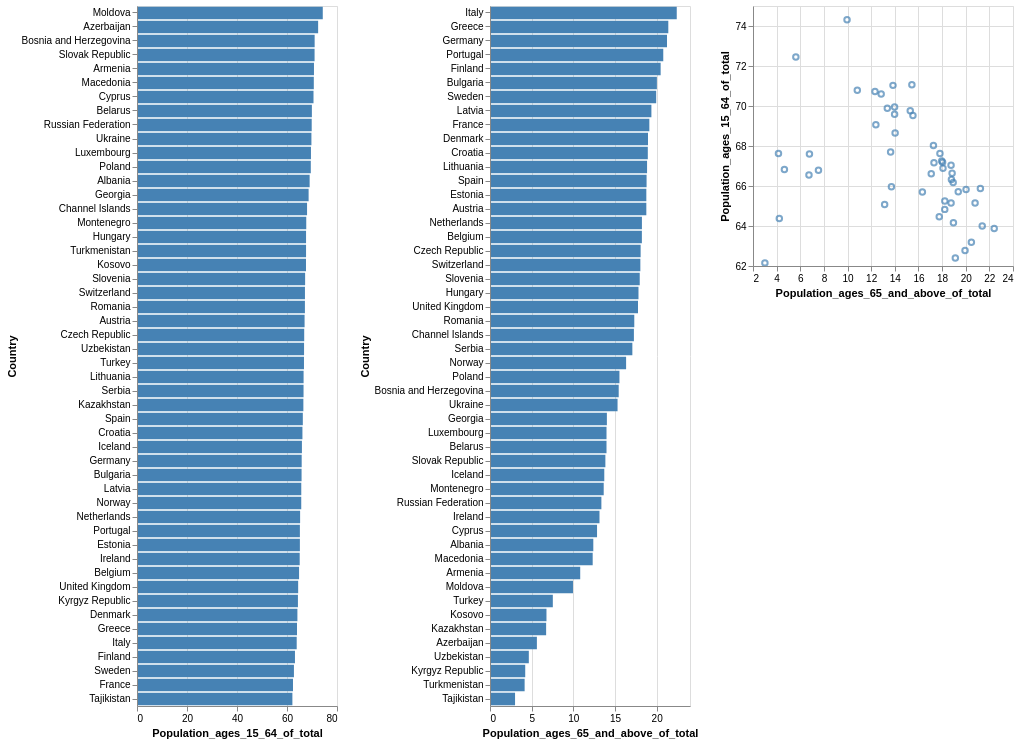

Vega-Lite specification for this chart:
### Vega specification from a JSON file in a GitHub repository (floating-point values rounded to 4 significant figures)
{"$schema": "https://vega.github.io/schema/vega/v5.json", "autosize": "pad", "padding": 5, "data": [{"name": "brush_store"}, {"name": "source_0", "values": [{"Code": "ALB", "Country": "Albania", "Population_ages_15_64_of_total": 69.06, "Population_ages_65_and_above_of_total": 12.4}, {"Code": "ARM", "Country": "Armenia", "Population_ages_15_64_of_total": 70.79, "Population_ages_65_and_above_of_total": 10.83}, {"Code": "AUT", "Country": "Austria", "Population_ages_15_64_of_total": 67.03, "Population_ages_65_and_above_of_total": 18.76}, {"Code": "AZE", "Country": "Azerbaijan", "Population_ages_15_64_of_total": 72.46, "Population_ages_65_and_above_of_total": 5.626}, {"Code": "BLR", "Country": "Belarus", "Population_ages_15_64_of_total": 69.95, "Population_ages_65_and_above_of_total": 13.98}, {"Code": "BEL", "Country": "Belgium", "Population_ages_15_64_of_total": 64.83, "Population_ages_65_and_above_of_total": 18.22}, {"Code": "BIH", "Country": "Bosnia and Herzegovina", "Population_ages_15_64_of_total": 71.06, "Population_ages_65_and_above_of_total": 15.44}, {"Code": "BGR", "Country": "Bulgaria", "Population_ages_15_64_of_total": 65.83, "Population_ages_65_and_above_of_total": 20.03}, {"Code": "CHI", "Country": "Channel Islands", "Population_ages_15_64_of_total": 68.02, "Population_ages_65_and_above_of_total": 17.27}, {"Code": "HRV", "Country": "Croatia", "Population_ages_15_64_of_total": 66.17, "Population_ages_65_and_above_of_total": 18.94}, {"Code": "CYP", "Country": "Cyprus", "Population_ages_15_64_of_total": 70.6, "Population_ages_65_and_above_of_total": 12.85}, {"Code": "CZE", "Country": "Czech Republic", "Population_ages_15_64_of_total": 66.88, "Population_ages_65_and_above_of_total": 18.08}, {"Code": "DNK", "Country": "Denmark", "Population_ages_15_64_of_total": 64.16, "Population_ages_65_and_above_of_total": 18.96}, {"Code": "EST", "Country": "Estonia", "Population_ages_15_64_of_total": 65.15, "Population_ages_65_and_above_of_total": 18.76}, {"Code": "FIN", "Country": "Finland", "Population_ages_15_64_of_total": 63.18, "Population_ages_65_and_above_of_total": 20.48}, {"Code": "FRA", "Country": "France", "Population_ages_15_64_of_total": 62.4, "Population_ages_65_and_above_of_total": 19.12}, {"Code": "GEO", "Country": "Georgia", "Population_ages_15_64_of_total": 68.65, "Population_ages_65_and_above_of_total": 14.03}, {"Code": "DEU", "Country": "Germany", "Population_ages_15_64_of_total": 65.87, "Population_ages_65_and_above_of_total": 21.24}, {"Code": "GRC", "Country": "Greece", "Population_ages_15_64_of_total": 64.0, "Population_ages_65_and_above_of_total": 21.4}, {"Code": "HUN", "Country": "Hungary", "Population_ages_15_64_of_total": 67.62, "Population_ages_65_and_above_of_total": 17.82}, {"Code": "ISL", "Country": "Iceland", "Population_ages_15_64_of_total": 65.97, "Population_ages_65_and_above_of_total": 13.71}, {"Code": "IRL", "Country": "Ireland", "Population_ages_15_64_of_total": 65.08, "Population_ages_65_and_above_of_total": 13.14}, {"Code": "ITA", "Country": "Italy", "Population_ages_15_64_of_total": 63.88, "Population_ages_65_and_above_of_total": 22.41}, {"Code": "KAZ", "Country": "Kazakhstan", "Population_ages_15_64_of_total": 66.55, "Population_ages_65_and_above_of_total": 6.736}, {"Code": "XKX", "Country": "Kosovo", "Population_ages_15_64_of_total": 67.6, "Population_ages_65_and_above_of_total": 6.776}, {"Code": "KGZ", "Country": "Kyrgyz Republic", "Population_ages_15_64_of_total": 64.37, "Population_ages_65_and_above_of_total": 4.227}, {"Code": "LVA", "Country": "Latvia", "Population_ages_15_64_of_total": 65.71, "Population_ages_65_and_above_of_total": 19.37}, {"Code": "LTU", "Country": "Lithuania", "Population_ages_15_64_of_total": 66.64, "Population_ages_65_and_above_of_total": 18.85}, {"Code": "LUX", "Country": "Luxembourg", "Population_ages_15_64_of_total": 69.58, "Population_ages_65_and_above_of_total": 13.98}, {"Code": "MDA", "Country": "Moldova", "Population_ages_15_64_of_total": 74.31, "Population_ages_65_and_above_of_total": 9.958}, {"Code": "MNE", "Country": "Montenegro", "Population_ages_15_64_of_total": 67.7, "Population_ages_65_and_above_of_total": 13.65}, {"Code": "NLD", "Country": "Netherlands", "Population_ages_15_64_of_total": 65.25, "Population_ages_65_and_above_of_total": 18.23}, {"Code": "NOR", "Country": "Norway", "Population_ages_15_64_of_total": 65.7, "Population_ages_65_and_above_of_total": 16.33}, {"Code": "POL", "Country": "Poland", "Population_ages_15_64_of_total": 69.52, "Population_ages_65_and_above_of_total": 15.53}, {"Code": "PRT", "Country": "Portugal", "Population_ages_15_64_of_total": 65.16, "Population_ages_65_and_above_of_total": 20.79}, {"Code": "ROU", "Country": "Romania", "Population_ages_15_64_of_total": 67.17, "Population_ages_65_and_above_of_total": 17.31}, {"Code": "RUS", "Country": "Russian Federation", "Population_ages_15_64_of_total": 69.88, "Population_ages_65_and_above_of_total": 13.37}, {"Code": "SRB", "Country": "Serbia", "Population_ages_15_64_of_total": 66.62, "Population_ages_65_and_above_of_total": 17.08}, {"Code": "SVK", "Country": "Slovak Republic", "Population_ages_15_64_of_total": 71.03, "Population_ages_65_and_above_of_total": 13.85}, {"Code": "SVN", "Country": "Slovenia", "Population_ages_15_64_of_total": 67.25, "Population_ages_65_and_above_of_total": 17.97}, {"Code": "ESP", "Country": "Spain", "Population_ages_15_64_of_total": 66.33, "Population_ages_65_and_above_of_total": 18.79}, {"Code": "SWE", "Country": "Sweden", "Population_ages_15_64_of_total": 62.77, "Population_ages_65_and_above_of_total": 19.94}, {"Code": "CHE", "Country": "Switzerland", "Population_ages_15_64_of_total": 67.18, "Population_ages_65_and_above_of_total": 18.04}, {"Code": "TJK", "Country": "Tajikistan", "Population_ages_15_64_of_total": 62.16, "Population_ages_65_and_above_of_total": 3.006}, {"Code": "TUR", "Country": "Turkey", "Population_ages_15_64_of_total": 66.79, "Population_ages_65_and_above_of_total": 7.539}, {"Code": "TKM", "Country": "Turkmenistan", "Population_ages_15_64_of_total": 67.62, "Population_ages_65_and_above_of_total": 4.155}, {"Code": "UKR", "Country": "Ukraine", "Population_ages_15_64_of_total": 69.77, "Population_ages_65_and_above_of_total": 15.31}, {"Code": "GBR", "Country": "United Kingdom", "Population_ages_15_64_of_total": 64.47, "Population_ages_65_and_above_of_total": 17.76}, {"Code": "UZB", "Country": "Uzbekistan", "Population_ages_15_64_of_total": 66.82, "Population_ages_65_and_above_of_total": 4.658}, {"Code": "MKD", "Country": "Macedonia", "Population_ages_15_64_of_total": 70.72, "Population_ages_65_and_above_of_total": 12.32}]}, {"name": "data_0", "source": "source_0", "transform": [{"type": "formula", "expr": "toNumber(datum[\"Population_ages_15_64_of_total\"])", "as": "Population_ages_15_64_of_total"}, {"type": "formula", "expr": "toNumber(datum[\"Population_ages_65_and_above_of_total\"])", "as": "Population_ages_65_and_above_of_total"}]}, {"name": "data_1", "source": "data_0", "transform": [{"type": "filter", "expr": "datum[\"Population_ages_15_64_of_total\"] !== null && !isNaN(datum[\"Population_ages_15_64_of_total\"])"}]}, {"name": "data_2", "source": "data_0", "transform": [{"type": "filter", "expr": "datum[\"Population_ages_65_and_above_of_total\"] !== null && !isNaN(datum[\"Population_ages_65_and_above_of_total\"])"}]}, {"name": "data_3", "source": "data_0", "transform": [{"type": "filter", "expr": "datum[\"Population_ages_15_64_of_total\"] !== null && !isNaN(datum[\"Population_ages_15_64_of_total\"]) && datum[\"Population_ages_65_and_above_of_total\"] !== null && !isNaN(datum[\"Population_ages_65_and_above_of_total\"])"}]}], "signals": [{"name": "concat_0_width", "value": 200}, {"name": "concat_0_height", "value": 700}, {"name": "concat_1_width", "value": 200}, {"name": "concat_1_height", "value": 700}, {"name": "concat_2_width", "value": 260}, {"name": "concat_2_height", "value": 260}, {"name": "unit", "value": {}, "on": [{"events": "mousemove", "update": "isTuple(group()) ? group() : unit"}]}, {"name": "brush", "update": "vlSelectionResolve(\"brush_store\")"}], "layout": {"padding": 20, "bounds": "full", "align": "each"}, "marks": [{"type": "group", "name": "concat_0_group", "style": "cell", "encode": {"update": {"width": {"signal": "concat_0_width"}, "height": {"signal": "concat_0_height"}}}, "signals": [{"name": "brush_y", "value": [], "on": [{"events": {"source": "scope", "type": "mousedown", "filter": ["!event.item || event.item.mark.name !== \"brush_brush\""]}, "update": "[y(unit), y(unit)]"}, {"events": {"source": "window", "type": "mousemove", "consume": true, "between": [{"source": "scope", "type": "mousedown", "filter": ["!event.item || event.item.mark.name !== \"brush_brush\""]}, {"source": "window", "type": "mouseup"}]}, "update": "[brush_y[0], clamp(y(unit), 0, concat_0_height)]"}, {"events": {"signal": "brush_scale_trigger"}, "update": "[0, 0]"}, {"events": {"signal": "brush_translate_delta"}, "update": "clampRange(panLinear(brush_translate_anchor.extent_y, brush_translate_delta.y / span(brush_translate_anchor.extent_y)), 0, concat_0_height)"}, {"events": {"signal": "brush_zoom_delta"}, "update": "clampRange(zoomLinear(brush_y, brush_zoom_anchor.y, brush_zoom_delta), 0, concat_0_height)"}, {"events": [{"source": "scope", "type": "dblclick"}], "update": "[0, 0]"}]}, {"name": "brush_Country", "on": [{"events": {"signal": "brush_y"}, "update": "brush_y[0] === brush_y[1] ? null : invert(\"concat_0_y\", brush_y)"}]}, {"name": "brush_scale_trigger", "value": {}, "on": [{"events": [{"scale": "concat_0_y"}], "update": "(!isArray(brush_Country) || (invert(\"concat_0_y\", brush_y)[0] === brush_Country[0] && invert(\"concat_0_y\", brush_y)[1] === brush_Country[1])) ? brush_scale_trigger : {}"}]}, {"name": "brush_tuple", "on": [{"events": [{"signal": "brush_Country"}], "update": "brush_Country ? {unit: \"concat_0\", fields: brush_tuple_fields, values: [brush_Country]} : null"}]}, {"name": "brush_tuple_fields", "value": [{"field": "Country", "channel": "y", "type": "E"}]}, {"name": "brush_translate_anchor", "value": {}, "on": [{"events": [{"source": "scope", "type": "mousedown", "markname": "brush_brush"}], "update": "{x: x(unit), y: y(unit), extent_y: slice(brush_y)}"}]}, {"name": "brush_translate_delta", "value": {}, "on": [{"events": [{"source": "window", "type": "mousemove", "consume": true, "between": [{"source": "scope", "type": "mousedown", "markname": "brush_brush"}, {"source": "window", "type": "mouseup"}]}], "update": "{x: brush_translate_anchor.x - x(unit), y: brush_translate_anchor.y - y(unit)}"}]}, {"name": "brush_zoom_anchor", "on": [{"events": [{"source": "scope", "type": "wheel", "consume": true, "markname": "brush_brush"}], "update": "{x: x(unit), y: y(unit)}"}]}, {"name": "brush_zoom_delta", "on": [{"events": [{"source": "scope", "type": "wheel", "consume": true, "markname": "brush_brush"}], "force": true, "update": "pow(1.001, event.deltaY * pow(16, event.deltaMode))"}]}, {"name": "brush_modify", "update": "modify(\"brush_store\", brush_tuple, true)"}], "marks": [{"name": "brush_brush_bg", "type": "rect", "clip": true, "encode": {"enter": {"fill": {"value": "#333"}, "fillOpacity": {"value": 0.125}}, "update": {"x": [{"test": "data(\"brush_store\").length && data(\"brush_store\")[0].unit === \"concat_0\"", "value": 0}, {"value": 0}], "y": [{"test": "data(\"brush_store\").length && data(\"brush_store\")[0].unit === \"concat_0\"", "signal": "brush_y[0]"}, {"value": 0}], "x2": [{"test": "data(\"brush_store\").length && data(\"brush_store\")[0].unit === \"concat_0\"", "field": {"group": "width"}}, {"value": 0}], "y2": [{"test": "data(\"brush_store\").length && data(\"brush_store\")[0].unit === \"concat_0\"", "signal": "brush_y[1]"}, {"value": 0}]}}}, {"name": "concat_0_marks", "type": "rect", "style": ["bar"], "from": {"data": "data_1"}, "encode": {"update": {"fill": [{"test": "!(length(data(\"brush_store\"))) || (!(vlSelectionTest(\"brush_store\", datum)))", "value": "steelblue"}, {"value": "goldenrod"}], "tooltip": {"signal": "{\"Country\": ''+datum[\"Country\"], \"Population_ages_15_64_of_total\": format(datum[\"Population_ages_15_64_of_total\"], \"\")}"}, "x": {"scale": "concat_0_x", "field": "Population_ages_15_64_of_total"}, "x2": {"scale": "concat_0_x", "value": 0}, "y": {"scale": "concat_0_y", "field": "Country"}, "height": {"scale": "concat_0_y", "band": true}}}}, {"name": "brush_brush", "type": "rect", "clip": true, "encode": {"enter": {"fill": {"value": "transparent"}}, "update": {"x": [{"test": "data(\"brush_store\").length && data(\"brush_store\")[0].unit === \"concat_0\"", "value": 0}, {"value": 0}], "y": [{"test": "data(\"brush_store\").length && data(\"brush_store\")[0].unit === \"concat_0\"", "signal": "brush_y[0]"}, {"value": 0}], "x2": [{"test": "data(\"brush_store\").length && data(\"brush_store\")[0].unit === \"concat_0\"", "field": {"group": "width"}}, {"value": 0}], "y2": [{"test": "data(\"brush_store\").length && data(\"brush_store\")[0].unit === \"concat_0\"", "signal": "brush_y[1]"}, {"value": 0}], "stroke": [{"test": "brush_y[0] !== brush_y[1]", "value": "white"}, {"value": null}]}}}], "axes": [{"scale": "concat_0_x", "orient": "bottom", "grid": false, "title": "Population_ages_15_64_of_total", "labelFlush": true, "labelOverlap": true, "tickCount": {"signal": "ceil(concat_0_width/40)"}, "zindex": 1}, {"scale": "concat_0_x", "orient": "bottom", "gridScale": "concat_0_y", "grid": true, "tickCount": {"signal": "ceil(concat_0_width/40)"}, "domain": false, "labels": false, "maxExtent": 0, "minExtent": 0, "ticks": false, "zindex": 0}, {"scale": "concat_0_y", "orient": "left", "grid": false, "title": "Country", "labelOverlap": true, "zindex": 1}]}, {"type": "group", "name": "concat_1_group", "style": "cell", "encode": {"update": {"width": {"signal": "concat_1_width"}, "height": {"signal": "concat_1_height"}}}, "signals": [{"name": "brush_y", "value": [], "on": [{"events": {"source": "scope", "type": "mousedown", "filter": ["!event.item || event.item.mark.name !== \"brush_brush\""]}, "update": "[y(unit), y(unit)]"}, {"events": {"source": "window", "type": "mousemove", "consume": true, "between": [{"source": "scope", "type": "mousedown", "filter": ["!event.item || event.item.mark.name !== \"brush_brush\""]}, {"source": "window", "type": "mouseup"}]}, "update": "[brush_y[0], clamp(y(unit), 0, concat_1_height)]"}, {"events": {"signal": "brush_scale_trigger"}, "update": "[0, 0]"}, {"events": {"signal": "brush_translate_delta"}, "update": "clampRange(panLinear(brush_translate_anchor.extent_y, brush_translate_delta.y / span(brush_translate_anchor.extent_y)), 0, concat_1_height)"}, {"events": {"signal": "brush_zoom_delta"}, "update": "clampRange(zoomLinear(brush_y, brush_zoom_anchor.y, brush_zoom_delta), 0, concat_1_height)"}, {"events": [{"source": "scope", "type": "dblclick"}], "update": "[0, 0]"}]}, {"name": "brush_Country", "on": [{"events": {"signal": "brush_y"}, "update": "brush_y[0] === brush_y[1] ? null : invert(\"concat_1_y\", brush_y)"}]}, {"name": "brush_scale_trigger", "value": {}, "on": [{"events": [{"scale": "concat_1_y"}], "update": "(!isArray(brush_Country) || (invert(\"concat_1_y\", brush_y)[0] === brush_Country[0] && invert(\"concat_1_y\", brush_y)[1] === brush_Country[1])) ? brush_scale_trigger : {}"}]}, {"name": "brush_tuple", "on": [{"events": [{"signal": "brush_Country"}], "update": "brush_Country ? {unit: \"concat_1\", fields: brush_tuple_fields, values: [brush_Country]} : null"}]}, {"name": "brush_tuple_fields", "value": [{"field": "Country", "channel": "y", "type": "E"}]}, {"name": "brush_translate_anchor", "value": {}, "on": [{"events": [{"source": "scope", "type": "mousedown", "markname": "brush_brush"}], "update": "{x: x(unit), y: y(unit), extent_y: slice(brush_y)}"}]}, {"name": "brush_translate_delta", "value": {}, "on": [{"events": [{"source": "window", "type": "mousemove", "consume": true, "between": [{"source": "scope", "type": "mousedown", "markname": "brush_brush"}, {"source": "window", "type": "mouseup"}]}], "update": "{x: brush_translate_anchor.x - x(unit), y: brush_translate_anchor.y - y(unit)}"}]}, {"name": "brush_zoom_anchor", "on": [{"events": [{"source": "scope", "type": "wheel", "consume": true, "markname": "brush_brush"}], "update": "{x: x(unit), y: y(unit)}"}]}, {"name": "brush_zoom_delta", "on": [{"events": [{"source": "scope", "type": "wheel", "consume": true, "markname": "brush_brush"}], "force": true, "update": "pow(1.001, event.deltaY * pow(16, event.deltaMode))"}]}, {"name": "brush_modify", "update": "modify(\"brush_store\", brush_tuple, true)"}], "marks": [{"name": "brush_brush_bg", "type": "rect", "clip": true, "encode": {"enter": {"fill": {"value": "#333"}, "fillOpacity": {"value": 0.125}}, "update": {"x": [{"test": "data(\"brush_store\").length && data(\"brush_store\")[0].unit === \"concat_1\"", "value": 0}, {"value": 0}], "y": [{"test": "data(\"brush_store\").length && data(\"brush_store\")[0].unit === \"concat_1\"", "signal": "brush_y[0]"}, {"value": 0}], "x2": [{"test": "data(\"brush_store\").length && data(\"brush_store\")[0].unit === \"concat_1\"", "field": {"group": "width"}}, {"value": 0}], "y2": [{"test": "data(\"brush_store\").length && data(\"brush_store\")[0].unit === \"concat_1\"", "signal": "brush_y[1]"}, {"value": 0}]}}}, {"name": "concat_1_marks", "type": "rect", "style": ["bar"], "from": {"data": "data_2"}, "encode": {"update": {"fill": [{"test": "!(length(data(\"brush_store\"))) || (!(vlSelectionTest(\"brush_store\", datum)))", "value": "steelblue"}, {"value": "goldenrod"}], "tooltip": {"signal": "{\"Country\": ''+datum[\"Country\"], \"Population_ages_65_and_above_of_total\": format(datum[\"Population_ages_65_and_above_of_total\"], \"\")}"}, "x": {"scale": "concat_1_x", "field": "Population_ages_65_and_above_of_total"}, "x2": {"scale": "concat_1_x", "value": 0}, "y": {"scale": "concat_1_y", "field": "Country"}, "height": {"scale": "concat_1_y", "band": true}}}}, {"name": "brush_brush", "type": "rect", "clip": true, "encode": {"enter": {"fill": {"value": "transparent"}}, "update": {"x": [{"test": "data(\"brush_store\").length && data(\"brush_store\")[0].unit === \"concat_1\"", "value": 0}, {"value": 0}], "y": [{"test": "data(\"brush_store\").length && data(\"brush_store\")[0].unit === \"concat_1\"", "signal": "brush_y[0]"}, {"value": 0}], "x2": [{"test": "data(\"brush_store\").length && data(\"brush_store\")[0].unit === \"concat_1\"", "field": {"group": "width"}}, {"value": 0}], "y2": [{"test": "data(\"brush_store\").length && data(\"brush_store\")[0].unit === \"concat_1\"", "signal": "brush_y[1]"}, {"value": 0}], "stroke": [{"test": "brush_y[0] !== brush_y[1]", "value": "white"}, {"value": null}]}}}], "axes": [{"scale": "concat_1_x", "orient": "bottom", "grid": false, "title": "Population_ages_65_and_above_of_total", "labelFlush": true, "labelOverlap": true, "tickCount": {"signal": "ceil(concat_1_width/40)"}, "zindex": 1}, {"scale": "concat_1_x", "orient": "bottom", "gridScale": "concat_1_y", "grid": true, "tickCount": {"signal": "ceil(concat_1_width/40)"}, "domain": false, "labels": false, "maxExtent": 0, "minExtent": 0, "ticks": false, "zindex": 0}, {"scale": "concat_1_y", "orient": "left", "grid": false, "title": "Country", "labelOverlap": true, "zindex": 1}]}, {"type": "group", "name": "concat_2_group", "style": "cell", "encode": {"update": {"width": {"signal": "concat_2_width"}, "height": {"signal": "concat_2_height"}}}, "signals": [{"name": "brush_x", "value": [], "on": [{"events": {"source": "scope", "type": "mousedown", "filter": ["!event.item || event.item.mark.name !== \"brush_brush\""]}, "update": "[x(unit), x(unit)]"}, {"events": {"source": "window", "type": "mousemove", "consume": true, "between": [{"source": "scope", "type": "mousedown", "filter": ["!event.item || event.item.mark.name !== \"brush_brush\""]}, {"source": "window", "type": "mouseup"}]}, "update": "[brush_x[0], clamp(x(unit), 0, concat_2_width)]"}, {"events": {"signal": "brush_scale_trigger"}, "update": "[scale(\"concat_2_x\", brush_Population_ages_65_and_above_of_total[0]), scale(\"concat_2_x\", brush_Population_ages_65_and_above_of_total[1])]"}, {"events": {"signal": "brush_translate_delta"}, "update": "clampRange(panLinear(brush_translate_anchor.extent_x, brush_translate_delta.x / span(brush_translate_anchor.extent_x)), 0, concat_2_width)"}, {"events": {"signal": "brush_zoom_delta"}, "update": "clampRange(zoomLinear(brush_x, brush_zoom_anchor.x, brush_zoom_delta), 0, concat_2_width)"}, {"events": [{"source": "scope", "type": "dblclick"}], "update": "[0, 0]"}]}, {"name": "brush_Population_ages_65_and_above_of_total", "on": [{"events": {"signal": "brush_x"}, "update": "brush_x[0] === brush_x[1] ? null : invert(\"concat_2_x\", brush_x)"}]}, {"name": "brush_y", "value": [], "on": [{"events": {"source": "scope", "type": "mousedown", "filter": ["!event.item || event.item.mark.name !== \"brush_brush\""]}, "update": "[y(unit), y(unit)]"}, {"events": {"source": "window", "type": "mousemove", "consume": true, "between": [{"source": "scope", "type": "mousedown", "filter": ["!event.item || event.item.mark.name !== \"brush_brush\""]}, {"source": "window", "type": "mouseup"}]}, "update": "[brush_y[0], clamp(y(unit), 0, concat_2_height)]"}, {"events": {"signal": "brush_scale_trigger"}, "update": "[scale(\"concat_2_y\", brush_Population_ages_15_64_of_total[0]), scale(\"concat_2_y\", brush_Population_ages_15_64_of_total[1])]"}, {"events": {"signal": "brush_translate_delta"}, "update": "clampRange(panLinear(brush_translate_anchor.extent_y, brush_translate_delta.y / span(brush_translate_anchor.extent_y)), 0, concat_2_height)"}, {"events": {"signal": "brush_zoom_delta"}, "update": "clampRange(zoomLinear(brush_y, brush_zoom_anchor.y, brush_zoom_delta), 0, concat_2_height)"}, {"events": [{"source": "scope", "type": "dblclick"}], "update": "[0, 0]"}]}, {"name": "brush_Population_ages_15_64_of_total", "on": [{"events": {"signal": "brush_y"}, "update": "brush_y[0] === brush_y[1] ? null : invert(\"concat_2_y\", brush_y)"}]}, {"name": "brush_scale_trigger", "value": {}, "on": [{"events": [{"scale": "concat_2_x"}, {"scale": "concat_2_y"}], "update": "(!isArray(brush_Population_ages_65_and_above_of_total) || (+invert(\"concat_2_x\", brush_x)[0] === +brush_Population_ages_65_and_above_of_total[0] && +invert(\"concat_2_x\", brush_x)[1] === +brush_Population_ages_65_and_above_of_total[1])) && (!isArray(brush_Population_ages_15_64_of_total) || (+invert(\"concat_2_y\", brush_y)[0] === +brush_Population_ages_15_64_of_total[0] && +invert(\"concat_2_y\", brush_y)[1] === +brush_Population_ages_15_64_of_total[1])) ? brush_scale_trigger : {}"}]}, {"name": "brush_tuple", "on": [{"events": [{"signal": "brush_Population_ages_65_and_above_of_total || brush_Population_ages_15_64_of_total"}], "update": "brush_Population_ages_65_and_above_of_total && brush_Population_ages_15_64_of_total ? {unit: \"concat_2\", fields: brush_tuple_fields, values: [brush_Population_ages_65_and_above_of_total,brush_Population_ages_15_64_of_total]} : null"}]}, {"name": "brush_tuple_fields", "value": [{"field": "Population_ages_65_and_above_of_total", "channel": "x", "type": "R"}, {"field": "Population_ages_15_64_of_total", "channel": "y", "type": "R"}]}, {"name": "brush_translate_anchor", "value": {}, "on": [{"events": [{"source": "scope", "type": "mousedown", "markname": "brush_brush"}], "update": "{x: x(unit), y: y(unit), extent_x: slice(brush_x), extent_y: slice(brush_y)}"}]}, {"name": "brush_translate_delta", "value": {}, "on": [{"events": [{"source": "window", "type": "mousemove", "consume": true, "between": [{"source": "scope", "type": "mousedown", "markname": "brush_brush"}, {"source": "window", "type": "mouseup"}]}], "update": "{x: brush_translate_anchor.x - x(unit), y: brush_translate_anchor.y - y(unit)}"}]}, {"name": "brush_zoom_anchor", "on": [{"events": [{"source": "scope", "type": "wheel", "consume": true, "markname": "brush_brush"}], "update": "{x: x(unit), y: y(unit)}"}]}, {"name": "brush_zoom_delta", "on": [{"events": [{"source": "scope", "type": "wheel", "consume": true, "markname": "brush_brush"}], "force": true, "update": "pow(1.001, event.deltaY * pow(16, event.deltaMode))"}]}, {"name": "brush_modify", "update": "modify(\"brush_store\", brush_tuple, true)"}], "marks": [{"name": "brush_brush_bg", "type": "rect", "clip": true, "encode": {"enter": {"fill": {"value": "#333"}, "fillOpacity": {"value": 0.125}}, "update": {"x": [{"test": "data(\"brush_store\").length && data(\"brush_store\")[0].unit === \"concat_2\"", "signal": "brush_x[0]"}, {"value": 0}], "y": [{"test": "data(\"brush_store\").length && data(\"brush_store\")[0].unit === \"concat_2\"", "signal": "brush_y[0]"}, {"value": 0}], "x2": [{"test": "data(\"brush_store\").length && data(\"brush_store\")[0].unit === \"concat_2\"", "signal": "brush_x[1]"}, {"value": 0}], "y2": [{"test": "data(\"brush_store\").length && data(\"brush_store\")[0].unit === \"concat_2\"", "signal": "brush_y[1]"}, {"value": 0}]}}}, {"name": "concat_2_marks", "type": "symbol", "style": ["point"], "from": {"data": "data_3"}, "encode": {"update": {"opacity": {"value": 0.7}, "fill": {"value": "transparent"}, "stroke": [{"test": "!(length(data(\"brush_store\"))) || (!(vlSelectionTest(\"brush_store\", datum)))", "value": "steelblue"}, {"value": "goldenrod"}], "tooltip": {"signal": "{\"Population_ages_15_64_of_total\": format(datum[\"Population_ages_15_64_of_total\"], \"\"), \"Population_ages_65_and_above_of_total\": format(datum[\"Population_ages_65_and_above_of_total\"], \"\")}"}, "x": [{"test": "datum[\"Population_ages_65_and_above_of_total\"] === null || isNaN(datum[\"Population_ages_65_and_above_of_total\"])", "value": 0}, {"scale": "concat_2_x", "field": "Population_ages_65_and_above_of_total"}], "y": [{"test": "datum[\"Population_ages_15_64_of_total\"] === null || isNaN(datum[\"Population_ages_15_64_of_total\"])", "field": {"group": "height"}}, {"scale": "concat_2_y", "field": "Population_ages_15_64_of_total"}]}}}, {"name": "brush_brush", "type": "rect", "clip": true, "encode": {"enter": {"fill": {"value": "transparent"}}, "update": {"x": [{"test": "data(\"brush_store\").length && data(\"brush_store\")[0].unit === \"concat_2\"", "signal": "brush_x[0]"}, {"value": 0}], "y": [{"test": "data(\"brush_store\").length && data(\"brush_store\")[0].unit === \"concat_2\"", "signal": "brush_y[0]"}, {"value": 0}], "x2": [{"test": "data(\"brush_store\").length && data(\"brush_store\")[0].unit === \"concat_2\"", "signal": "brush_x[1]"}, {"value": 0}], "y2": [{"test": "data(\"brush_store\").length && data(\"brush_store\")[0].unit === \"concat_2\"", "signal": "brush_y[1]"}, {"value": 0}], "stroke": [{"test": "brush_x[0] !== brush_x[1] && brush_y[0] !== brush_y[1]", "value": "white"}, {"value": null}]}}}], "axes": [{"scale": "concat_2_x", "orient": "bottom", "grid": false, "title": "Population_ages_65_and_above_of_total", "labelFlush": true, "labelOverlap": true, "tickCount": {"signal": "ceil(concat_2_width/40)"}, "zindex": 1}, {"scale": "concat_2_x", "orient": "bottom", "gridScale": "concat_2_y", "grid": true, "tickCount": {"signal": "ceil(concat_2_width/40)"}, "domain": false, "labels": false, "maxExtent": 0, "minExtent": 0, "ticks": false, "zindex": 0}, {"scale": "concat_2_y", "orient": "left", "grid": false, "title": "Population_ages_15_64_of_total", "labelOverlap": true, "tickCount": {"signal": "ceil(concat_2_height/40)"}, "zindex": 1}, {"scale": "concat_2_y", "orient": "left", "gridScale": "concat_2_x", "grid": true, "tickCount": {"signal": "ceil(concat_2_height/40)"}, "domain": false, "labels": false, "maxExtent": 0, "minExtent": 0, "ticks": false, "zindex": 0}]}], "scales": [{"name": "concat_0_x", "type": "linear", "domain": {"data": "data_1", "field": "Population_ages_15_64_of_total"}, "range": [0, {"signal": "concat_0_width"}], "nice": true, "zero": true}, {"name": "concat_0_y", "type": "band", "domain": {"data": "data_0", "field": "Country", "sort": {"op": "mean", "field": "Population_ages_15_64_of_total", "order": "descending"}}, "range": [0, {"signal": "concat_0_height"}], "paddingInner": 0.1, "paddingOuter": 0.05}, {"name": "concat_1_x", "type": "linear", "domain": {"data": "data_2", "field": "Population_ages_65_and_above_of_total"}, "range": [0, {"signal": "concat_1_width"}], "nice": true, "zero": true}, {"name": "concat_1_y", "type": "band", "domain": {"data": "data_0", "field": "Country", "sort": {"op": "mean", "field": "Population_ages_65_and_above_of_total", "order": "descending"}}, "range": [0, {"signal": "concat_1_height"}], "paddingInner": 0.1, "paddingOuter": 0.05}, {"name": "concat_2_x", "type": "linear", "domain": {"data": "data_3", "field": "Population_ages_65_and_above_of_total"}, "range": [0, {"signal": "concat_2_width"}], "zero": false, "nice": true}, {"name": "concat_2_y", "type": "linear", "domain": {"data": "data_3", "field": "Population_ages_15_64_of_total"}, "range": [{"signal": "concat_2_height"}, 0], "zero": false, "nice": true}]}
